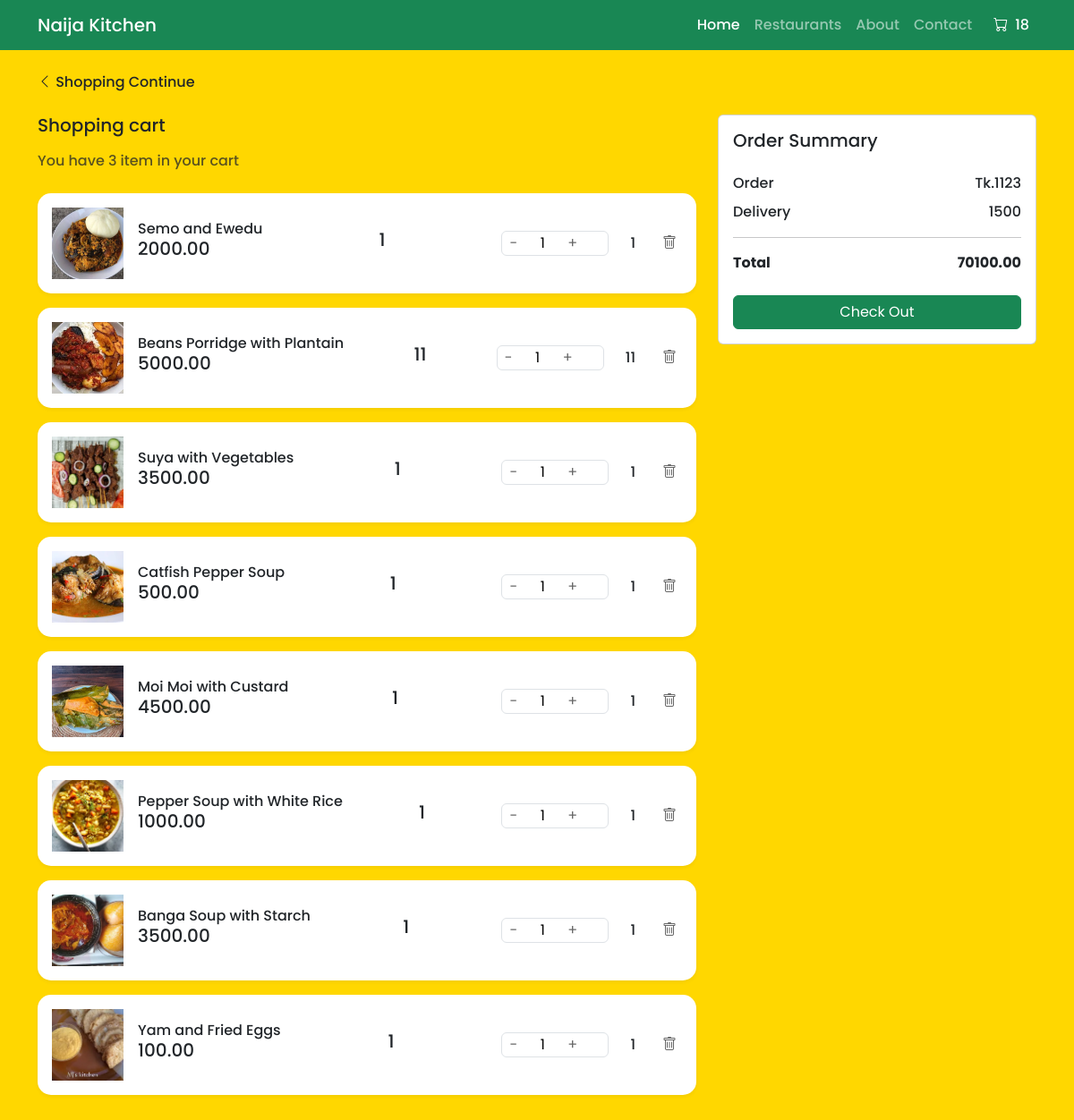
The page /cart/ (signed in) on the database as committed earlier.
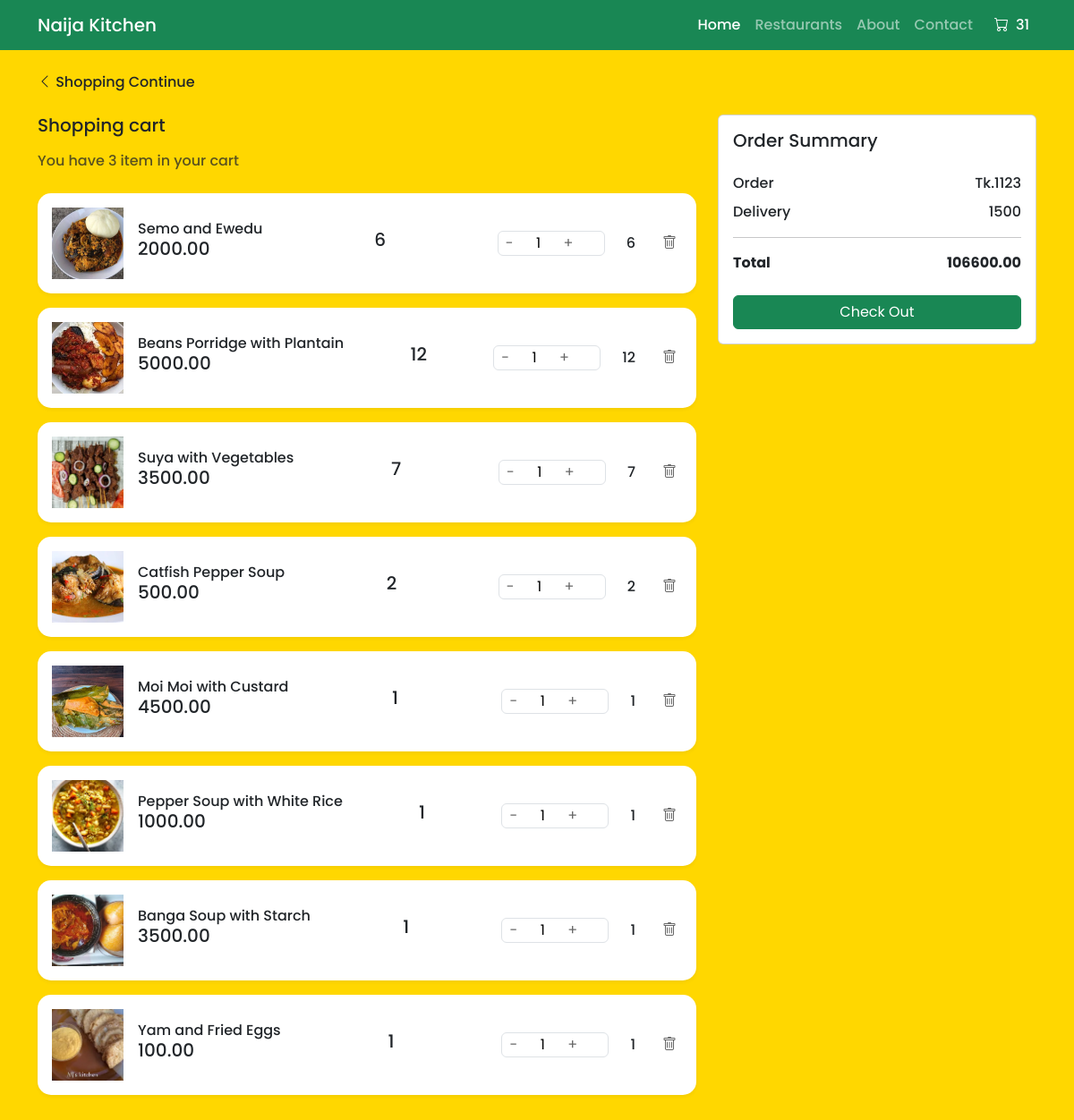
The same page on the database as committed later.
### cart/models.py (models this page shows, shortened)
class OrderItem(models.Model):
    product = models.ForeignKey(
        'naija_kitchen.MenuItem', on_delete=models.SET_NULL, null=True)
    order = models.ForeignKey(Order, on_delete=models.SET_NULL, null=True)
    quantity = models.IntegerField(default=0, null=True, blank=True)
    date_added = models.DateTimeField(auto_now_add=True)
    @property
    def get_total(self):
        total = self.product.price * self.quantity
        return total

class Order(models.Model):
    user = models.ForeignKey(
        'auth.User', on_delete=models.SET_NULL, null=True, blank=True)
    restaurant = models.ForeignKey(
        'naija_kitchen.Restaurant', on_delete=models.SET_NULL, null=True, blank=True)
    date_ordered = models.DateTimeField(auto_now_add=True)
    complete = models.BooleanField(default=False)
    transaction_id = models.CharField(max_length=100, null=True)
    @property
    def get_cart_total(self):
        order_items = self.orderitem_set.all()
        total = sum([item.get_total for item in order_items])
        return total
    @property
    def get_cart_items(self):
        order_items = self.orderitem_set.all()
        total = sum([item.quantity for item in order_items])
        return total

### naija_kitchen/models.py (models this page shows, shortened)
class MenuItem(models.Model):
    category = models.ForeignKey(
        MenuCategory, on_delete=models.CASCADE, related_name='menu_items')
    name = models.CharField(max_length=200)
    slug = models.SlugField(max_length=200, blank=True)
    description = models.TextField(blank=True, null=True)
    price = models.DecimalField(max_digits=10, decimal_places=2)
    is_available = models.BooleanField(default=True)
    created_at = models.DateTimeField(auto_now_add=True)
    updated_at = models.DateTimeField(auto_now=True)
    image = models.ImageField(blank=True, null=True)
    class Meta:
        ordering = ['name']
        indexes = [
            models.Index(fields=['id', 'slug']),
            models.Index(fields=['name']),
            models.Index(fields=['-created_at'])
        ]
    @property
    def imageURL(self):
        try:
            url = self.image.url
        except:
            url = ''
        return url

### cart/views.py (the view)
# urls.py: path("", include("cart.urls")),
def cart(request):
    data = cart_data(request)
    items = data['items']
    order = data['order']
    cart_items = data['cartItems']
    context = {'order': order, 'items': items, 'cartItems': cart_items}
    return render(request, 'cart.html', context)

### cart/cartutils.py (called while the page is built)
def cart_data(request):
    if request.user.is_authenticated:
        user = request.user
        menu_item = MenuItem.objects.get(id=views.get_product_id(5))
        restaurant = menu_item.category.restaurant
        order, created = Order.objects.get_or_create(
            user=user, restaurant=restaurant, defaults={"complete": False})
        items_in_order = order.orderitem_set.all()
        cart_items = order.get_cart_items
        return {'order': order, 'items': items_in_order, 'cartItems': cart_items}

### cart/views.py (called while the page is built)
def get_product_id(item_id:int):
    return item_id

### naija_kitchen/templates/cart.html (shortened to what this page needs)
{% extends 'main.html' %}
{% load static %}
    {% block content %}
    <div class="container py-4">
        <div class="mb-4">
            <a href="{% url 'all_restaurants' %}" class="text-decoration-none text-dark">
                <i class="bi bi-chevron-left"></i>
                Shopping Continue
            </a>
        </div>
        <div class="row g-4">
            <div class="col-lg-8">
                <h5 class="mb-3">Shopping cart</h5>
                <p class="text-muted mb-4">You have 3 item in your cart</p>
                 {% for item in items %}
                 <div class="cart-item">
                    <div class="d-flex align-items-center justify-content-between">
                        <div class="d-flex align-items-center">
                            <img src="{{item.product.imageURL}}" alt="Fresh Fruits" class="product-img me-3">
                            <div >
                                <h6 class="mb-0">{{item.product.name}}</h6>
                                <h5>{{item.product.price}}</h5>
                            </div>
                        </div>
                        <h5 class="text-center">{{item.quantity}}</h5>
                        <div class="d-flex align-items-center gap-4">
                            <div class="quantity-control d-flex align-items-center border rounded">
                                <button class="quantity-btn px-2">-</button>
                                <input type="text" value="1" class="quantity-input">
                                <button class="quantity-btn px-2">+</button>
                            </div>
                            <div class="text-nowrap">{{item.quantity}}</div>
                            <button class="delete-btn">
                                <i class="bi bi-trash"></i>
                            </button>
                        </div>
                    </div>
                </div>
                 {% endfor %}
            </div>
            <div class="col-lg-4">
                <div class="card">
                    <div class="card-body">
                        <h5 class="card-title mb-4">Order Summary</h5>
                        <div class="d-flex justify-content-between mb-2">
                            <span>Order</span>
                            <span>Tk.1123</span>
                        </div>
                        <div class="d-flex justify-content-between mb-3">
                            <span>Delivery</span>
                            <span>1500</span>
                        </div>
                        <hr>
                        <div class="d-flex justify-content-between mb-4">
                            <strong>Total</strong>
                            <strong>{{order.get_cart_total|floatformat:2}}</strong>
                        </div>
                        <button class="btn btn-success checkout-btn w-100">Check Out</button>
                    </div>
                </div>
            </div>
        </div>
    </div>
    {% endblock %}

Rows that differ between the two databases and show on the page:
changed OrderItem "Semo and Ewedu": quantity "1" → "6"
changed OrderItem "Beans Porridge with Plantain": quantity "11" → "12"
changed OrderItem "Suya with Vegetables": quantity "1" → "7"
changed OrderItem "Catfish Pepper Soup": quantity "1" → "2"
changed through a linked row, Order: get_cart_total "70100.00" → "106600.00"
Other text that changed with them:
{{ cartItems }}: "18" → "31"
